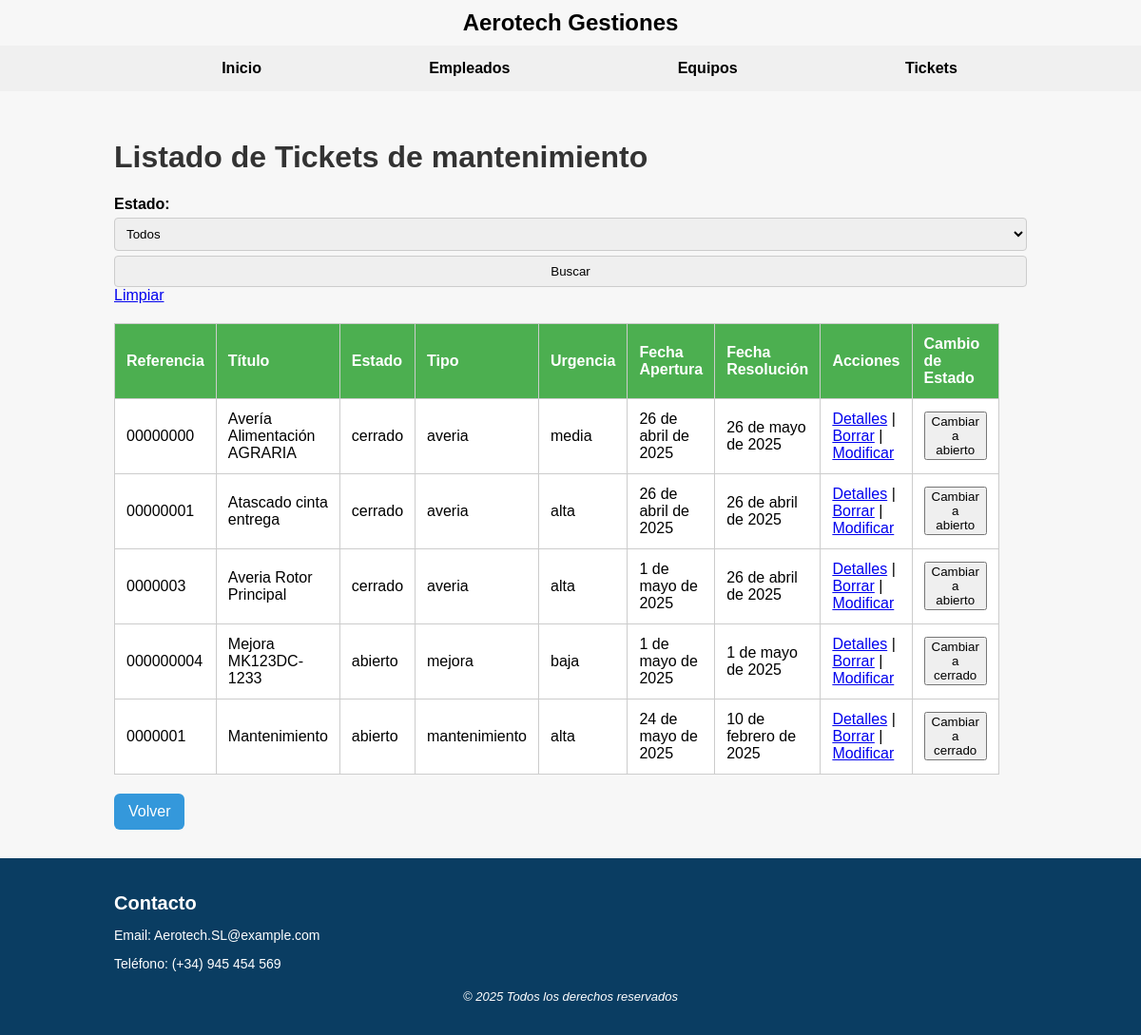
Before: /Aerotech/tickets/ with the older database file.
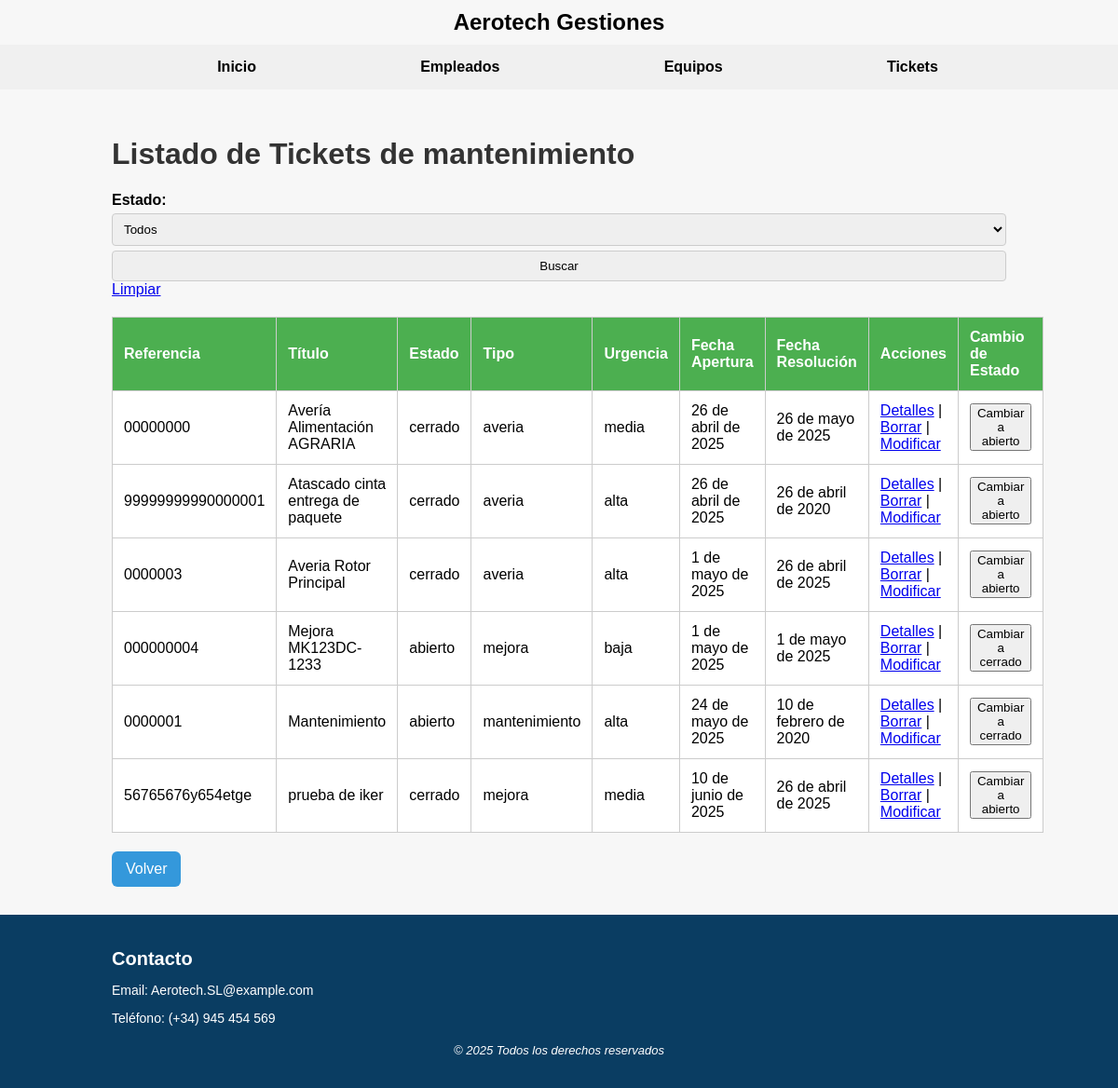
After: the same page with the newer database file.
### Aerotech/models.py (models this page shows, shortened)
class Ticket(models.Model):
    URGENCIA = [
        ('alta', 'Alta'),
        ('media', 'Media'),
        ('baja', 'Baja')
        ]
    TIPO = [
        ('averia', 'Avería'),
        ('mejora', 'Mejora'),
        ('mantenimiento', 'Mantenimiento')
    ]
    ESTADO = [
        ('abierto', 'Abierto'),
        ('cerrado', 'Cerrado')
    ]
    referencia = models.CharField(max_length=100, unique=True)
    titulo = models.CharField(max_length=200)
    descripcion = models.TextField()
    fecha_apertura = models.DateField(auto_now_add=True)
    fecha_resolucion = models.DateField(null=True, blank=True)
    urgencia = models.CharField(max_length=10, choices=URGENCIA)
    tipo = models.CharField(max_length=15, choices=TIPO)
    estado = models.CharField(max_length=10, choices=ESTADO)
    empleado = models.ForeignKey(Empleado, on_delete=models.SET_NULL, null=True)
    equipos = models.ManyToManyField(Equipo)

### Aerotech/views.py (the view)
# urls.py: path('tickets/', views.ListaTickets.as_view(), name='lista-tickets'),
class ListaTickets(ListView):
    model = Ticket
    template_name = 'lista_tickets.html'
    context_object_name = 'tickets'
    def get_queryset(self):
        queryset = super().get_queryset()
        estado = self.request.GET.get('estado')
        if estado:
            queryset = queryset.filter(estado=estado)
        return queryset
    def get_context_data(self, **kwargs):
        context = super().get_context_data(**kwargs)
        context['estados'] = Ticket.objects.values_list('estado', flat=True).distinct()
        return context

### Aerotech/templates/lista_tickets.html (shortened to what this page needs)
{% extends 'base.html' %}
{% load static %}
{% block content %}
<h1>Listado de Tickets de mantenimiento</h1>
<form method="get" class="mb-3">
  <label>Estado:</label>
  <select name="estado">
    <option value="">Todos</option>
  </select>
  <button type="submit">Buscar</button>
  <a href="{% url 'lista-tickets' %}">Limpiar</a>
</form>
<div class="lista_informacion">
<table>
  <thead>
    <tr>
      <th>Referencia</th>
      <th>Título</th>
      <th>Estado</th>
      <th>Tipo</th>
      <th>Urgencia</th>
      <th>Fecha Apertura</th>
      <th>Fecha Resolución</th>
      <th>Acciones</th>
      <th>Cambio de Estado</th>
    </tr>
  </thead>
  <tbody>
    {% for ticket in tickets %}
    <tr id="ticket-{{ ticket.id }}">
      <td>{{ ticket.referencia }}</td>
      <td>{{ ticket.titulo }}</td>
      <td class="estado">{{ ticket.estado }}</td>
      <td>{{ ticket.tipo }}</td>
      <td>{{ ticket.urgencia }}</td>
      <td>{{ ticket.fecha_apertura }}</td>
      <td>{{ ticket.fecha_resolucion }}</td>
      <td> <a href="{% url 'detalle-ticket' ticket.id %}">Detalles</a> |
        <a href="{% url 'eliminar-ticket' ticket.id %}">Borrar</a> |
        <a href="{% url 'modificar-ticket' ticket.id %}">Modificar</a>
      </td>
      <td>
        <button type="button" onclick="cambiarEstado({{ ticket.id }})">
          {% if ticket.estado == 'abierto' %}
          Cambiar a cerrado
          {% else %}
          Cambiar a abierto
          {% endif %}
        </button>
      </td>
    </tr>
    {% empty %}
    <tr>
      <td colspan="7">No se encontraron tickets con ese estado.</td>
    </tr>
    {% endfor %}
  </tbody>
</table>
</div>
<a class="btn" href="{% url 'home' %}">Volver</a>
{% endblock %}

Changed rows visible on the page:
changed Ticket: referencia "00000001" → "99999999990000001"; titulo "Atascado cinta entrega" → "Atascado cinta entrega de paquete"; fecha_resolucion "26 de abril de 2025" → "26 de abril de 2020"
changed Ticket "Mantenimiento": fecha_resolucion "10 de febrero de 2025" → "10 de febrero de 2020"
added Ticket: referencia "56765676y654etge", titulo "prueba de iker", estado "cerrado", tipo "mejora", urgencia "media", fecha_apertura "10 de junio de 2025", fecha_resolucion "26 de abril de 2025", shows "Cambiar a abierto"
